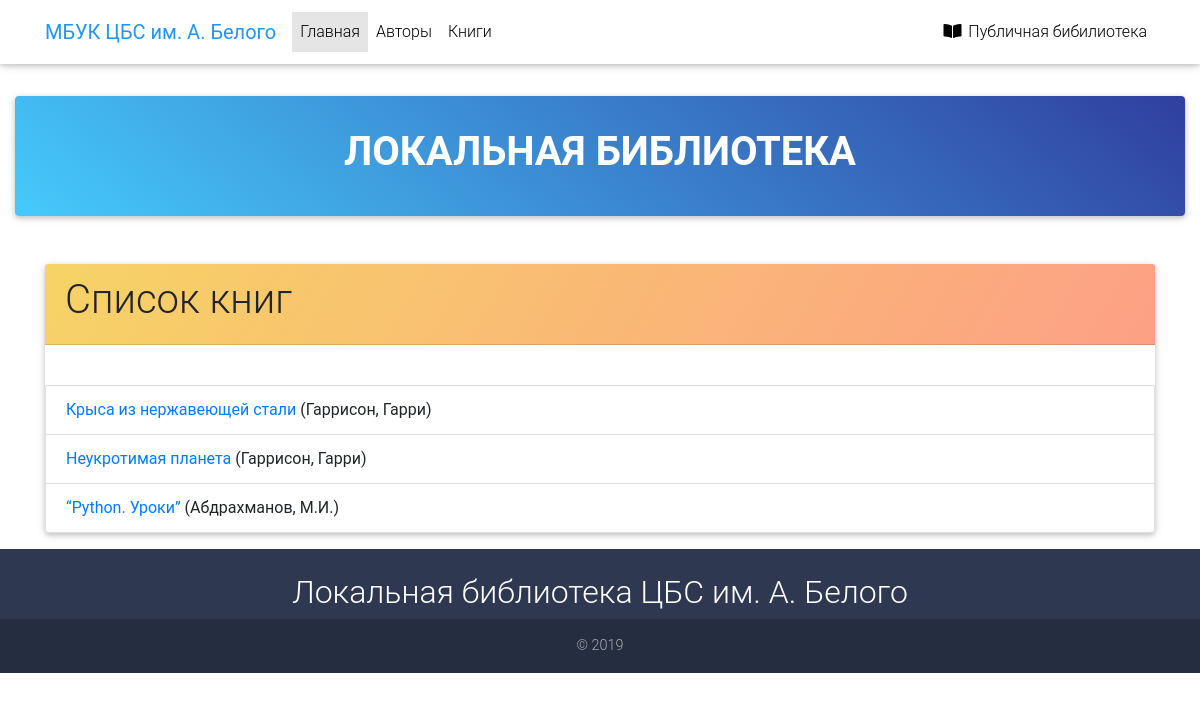
/catalog/books/, run on the app's committed database.
### catalog/models.py (models this page shows, shortened)
class Book(models.Model):
    title = models.CharField(max_length=200, verbose_name='Название')
    author = models.ForeignKey('Author', on_delete=models.CASCADE, related_name='authorb', null=True, verbose_name='Автор')
    publisher = models.ForeignKey('Publisher', on_delete=models.SET_NULL, null=True, verbose_name='Издатель')
    date = models.CharField(max_length=4, verbose_name='Год издания')
    image = models.ImageField(upload_to='book_image', verbose_name='Обложка')
    summary = models.TextField(max_length=1000, verbose_name='Описание')
    genre = models.ManyToManyField(Genre, related_name='books', verbose_name='Жанр')
    file = models.FileField(upload_to='book_files', verbose_name='Файл книги')
    paper = models.BooleanField(default=True, verbose_name='Печатная версия книги в ЦБС')
    preview = models.BooleanField(default=False, verbose_name='Ознакомительная версия')
    class Meta:
        verbose_name = 'Книга'
        verbose_name_plural = 'Книги'
    def display_genre(self):
        return ', '.join([genre.name for genre in self.genre.all()[:3]])
    display_genre.short_description = 'Жанр'
    def get_absolute_url(self):
        return reverse('book-detail', args=[str(self.id)])

class Author(models.Model):
    first_name = models.CharField(max_length=100, verbose_name='Имя')
    last_name = models.CharField(max_length=100, verbose_name='Фамилия')
    image = models.ImageField(upload_to='authors_photo', blank=True, verbose_name='Фото автора')
    summary = models.TextField(max_length=400, verbose_name='Описание')
    date_of_birth = models.DateField(null=True, blank=True, verbose_name='Дата рождения')
    date_of_death = models.DateField(null=True, blank=True, verbose_name='Дата смерти')
    class Meta:
        verbose_name = 'Автор'
        verbose_name_plural = 'Авторы'
    def __str__(self):
        return '%s, %s' % (self.last_name, self.first_name)

### catalog/views.py (the view)
# urls.py: path('books/', views.BookListView.as_view(), name='books'),
class BookListView(generic.ListView):
    model = Book

### catalog/templates/catalog/book_list.html
{% extends "base_all.html" %}
{% block content %}
    <div class="container mt-5">
        <div class="card">
            <div class="card-header sunny-morning-gradient">
                <h1>Список книг</h1>
            </div>
            <div class="card-body"></div>
                {% if book_list %}
                <ul class="list-group">
                  {% for book in book_list %}
                  <li class="list-group-item">
                    <a href="{{ book.get_absolute_url }}">{{ book.title }}</a> ({{book.author}})
                  </li>
                  {% endfor %}
                </ul>
                {% else %}
                  <p>Книг в бибилиотеке нет.</p>
                {% endif %}
            </div>
        </div>
    </div>
{% endblock %}

### data on the page
Book: title "Крыса из нержавеющей стали", author "Гаррисон, Гарри"
Book: title "Неукротимая планета", author "Гаррисон, Гарри"
Book: title "“Python. Уроки”", author "Абдрахманов, М.И."
